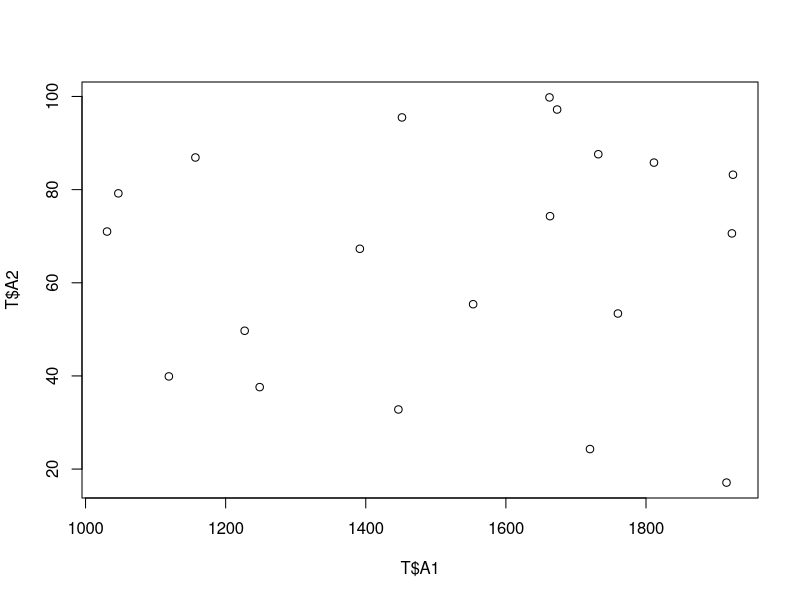
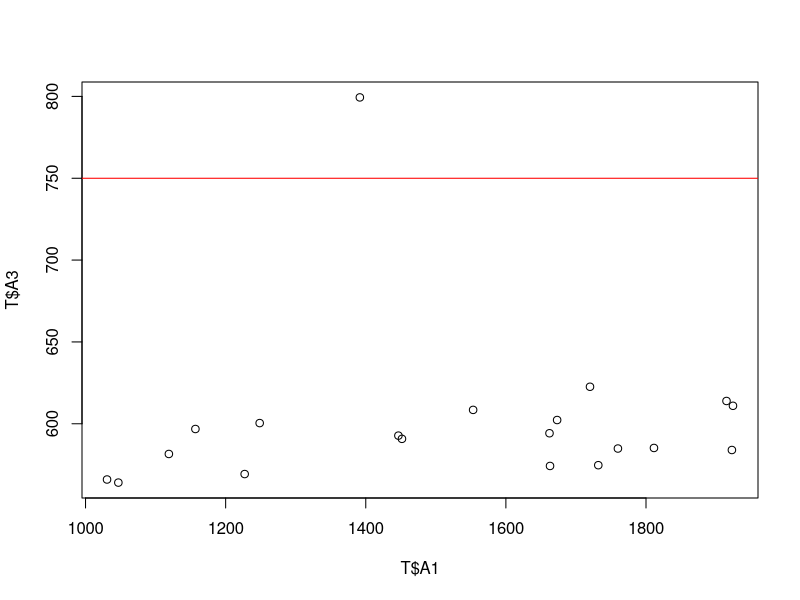
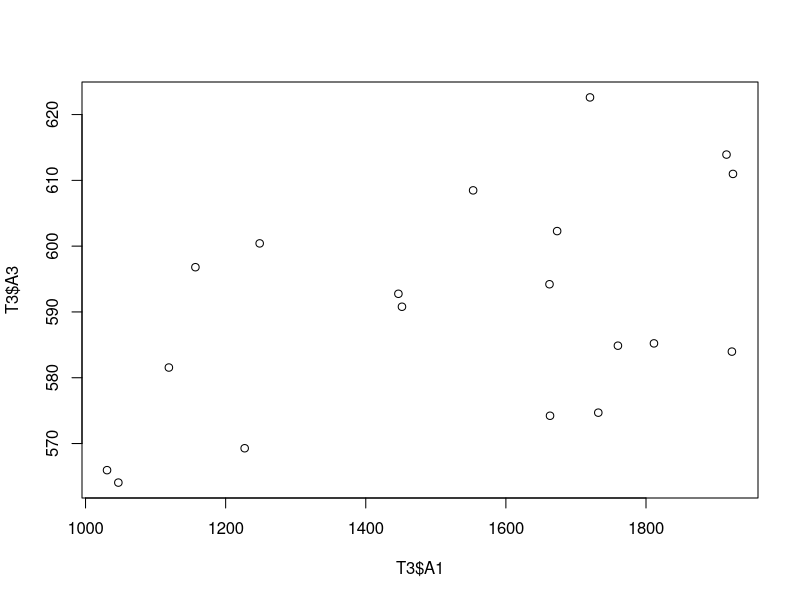
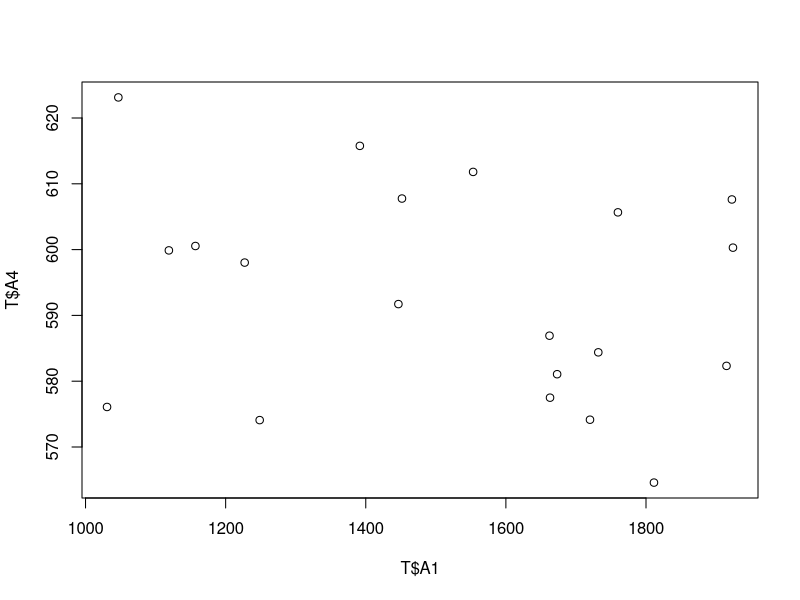
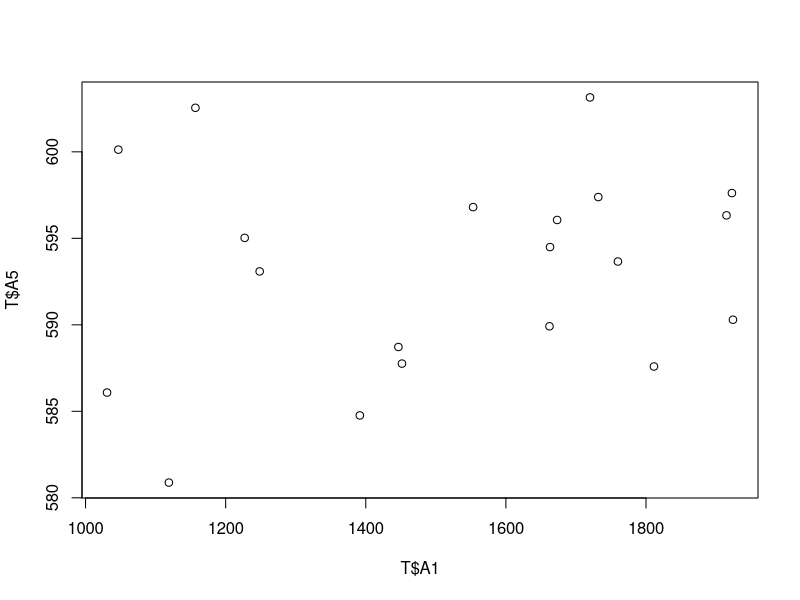
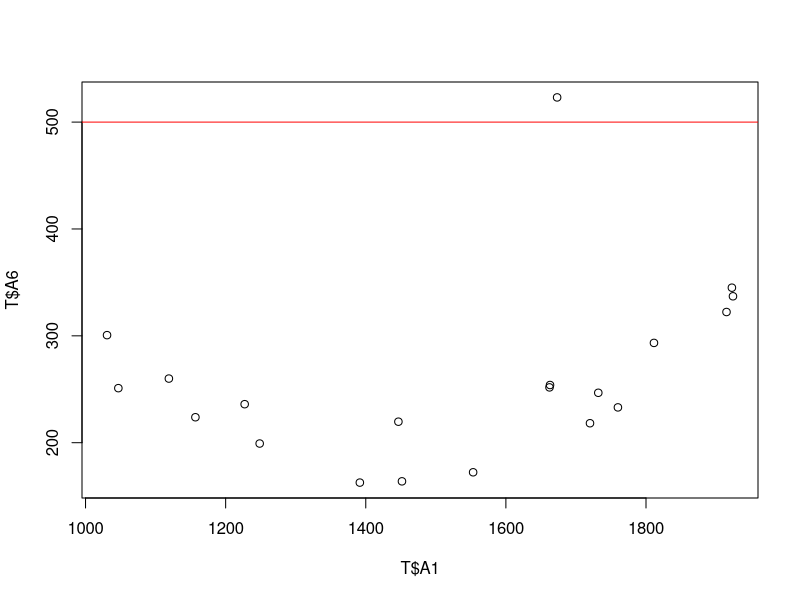
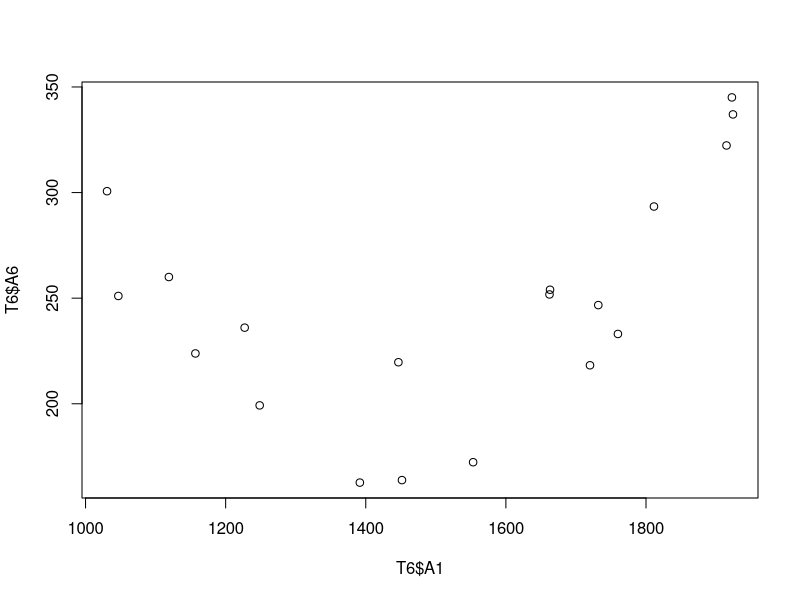
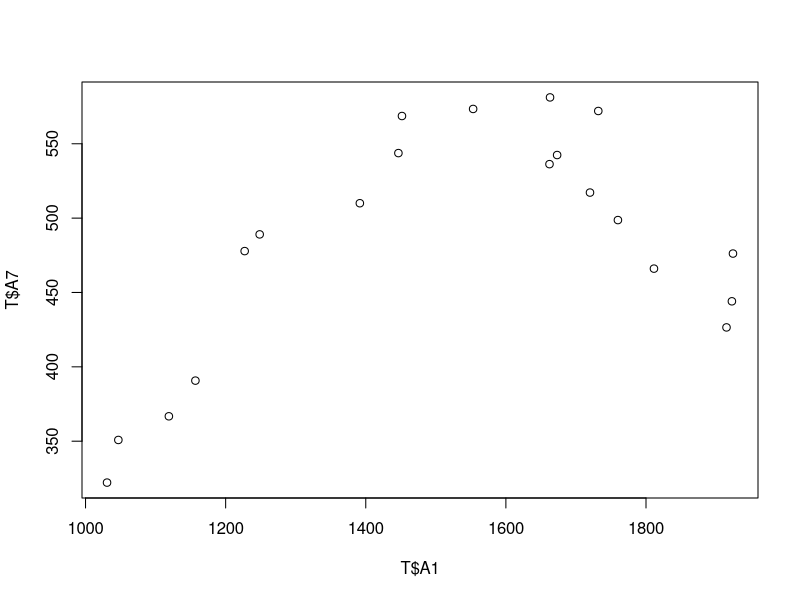

R code for these plots, in order:

T<-read.table("reg.txt", header=TRUE)

# A1 & A2
plot(x=T$A1, y=T$A2)
round(cor(T$A1, T$A2), digits = 2)
cor.test(T$A1, T$A2, conf.level = 0.9) 

# A1 & A3
plot(x=T$A1, y=T$A3)
abline(h=750, col="red")

round(cor(T$A1, T$A3), digits = 2)

T3<-T[-which(T$A3>750),c(1,3)] 
plot(x=T3$A1, y=T3$A3)

round(cor(T3$A1, T3$A3), digits = 2)
cor.test(T3$A1, T3$A3, conf.level = 0.9) 

# A1 & A4
plot(x=T$A1, y=T$A4)
round(cor(T$A1, T$A4), digits = 2)
cor.test(T$A1, T$A4, conf.level = 0.9) 

# A1 & A5
plot(x=T$A1, y=T$A5)
round(cor(T$A1, T$A5), digits = 2)
cor.test(T$A1, T$A5, conf.level = 0.9) 

# A1 & A6
plot(x=T$A1, y=T$A6)
abline(h=500, col="red")

round(cor(T$A1, T$A6), digits = 2)

T6<-T[-which(T$A6>500),c(1,6)] 
plot(x=T6$A1, y=T6$A6)

round(cor(T6$A1, T6$A6), digits = 2)
cor.test(T6$A1, T6$A6, conf.level = 0.9) 

# A1 & A7
plot(x=T$A1, y=T$A7)

round(cor(T$A1, T$A7), digits = 2)
cor.test(T$A1, T$A7, conf.level = 0.9) 

# A1 & A8
plot(x=T$A1, y=T$A8)

round(cor(T$A1, T$A8), digits = 2)
cor.test(T$A1, T$A8, conf.level = 0.9) 


# A1 & A9
plot(x=T$A1, y=T$A9)

round(cor(T$A1, T$A9), digits = 2)
cor.test(T$A1, T$A9, conf.level = 0.9) 

# A1 & A10
plot(x=T$A1, y=T$A10)

round(cor(T$A1, T$A10), digits = 2)
cor.test(T$A1, T$A10, conf.level = 0.9) 

# A1 & A11
plot(x=T$A1, y=T$A11)

round(cor(T$A1, T$A11), digits = 2)
cor.test(T$A1, T$A11, conf.level = 0.9) 

# A1 & A12
plot(x=T$A1, y=T$A12)
abline(h=600, col="red")

round(cor(T$A1, T$A12), digits = 2)

T12<-T[-which(T$A12<600),c(1,12)] 
plot(x=T12$A1, y=T12$A12)

round(cor(T12$A1, T12$A12), digits = 2)
cor.test(T12$A1, T12$A12, conf.level = 0.9) 
